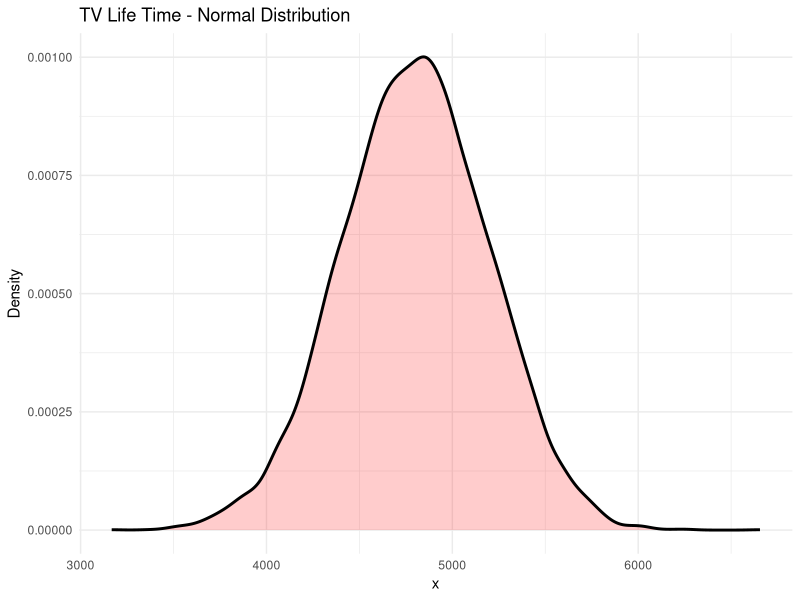

Recreate this plot in R. (Note: this script raises an error after producing the figure.)
library(ggplot2)
library(tidyverse)
library(RColorBrewer)

# Constants
less.than.value <- 4499 # Hours used x-intercept
mu <- 4800 # mean in Hour
sigma <- 400 # sigma
rnorm.axis <- mu * 2 # Number of values to be randomly generated 


# The lifetime of a particular type of TV follows a normal distribution with mean =
# 4800 hours and equal std =400 hours.
# (a) Find the probability that a single randomly-chosen TV will last 
# less than 4,500 hours. Use R to assist with your computations.
# (b) Find the probability that the mean lifetime of a random sample
# of 16 TVs is less than 4,500 hours. Use R to assist with your computations.
# (c) Compare answers from (a) and (b).

# probability of vectors
# (a) Find the probability that a single randomly-chosen TV will last 
# less than 4,500 hours. Use R to assist with your computations.
# So the probability (success) of a TV lasting less than 4,500 hours is;
# https://www.theanalysisfactor.com/understanding-odds-and-probability/
p.aTV <- pnorm(less.than.value, mu, sigma) # Success
p.aTV


# Create random vectors of a normal distribution using mean, standard deviation 
# and x end and assign to variable named TV_Life_Time
# and then convert to a data.frame for use with ggplot
TV <- data.frame(x = rnorm(rnorm.axis, mu, sigma), y=rnorm(rnorm.axis, mu, sigma))

# Add to ggplot clustering
nClusters <- 7  # Cluster it
kMeans <- kmeans(TV, centers = nClusters)
TV$Cluster <- as.factor(kMeans$cluster)
plot <- ggplot(TV, aes(x=x, y=y)) +
               stat_density2d(aes(fill = Cluster, colour = Cluster,
                   alpha = ..level..),
               geom = "polygon")

# Creat a plot that shows where less than 4,500 sits on a 
# normal distribution
plotTV <- ggplot(TV, aes(x=x)) + 
  geom_density(alpha= 0.2, fill='red', size=1) +
  labs(title=('TV Life Time - Normal Distribution')) +
  #scale_x_continuous(
   # breaks = c(4, 4.5, mean.scaled, 5, 5.5, 6),
    #labels = c('4000', '4500', 'Mean', '5000','5500', '6000'),
    #name = "TV Life Time (Hours)") +
  scale_y_continuous(name = 'Density') + #, labels = scales::percent_format()) +
  theme_minimal()
plotTV 
# vertical line spliting the area of the normal distribution
# at which the probability become 1 - p
plotTV + geom_vline(xintercept = less.than.value.scaled)

#  geom_text(aes(y=1,label=aTV)) +


###

###
### https://stackoverflow.com/questions/3494593/shading-a-kernel-density-plot-between-two-points
###


# function that approximates the density at the provided values
approxdens <- function(x) {
  dens <- density(x)
  f <- with(dens, approxfun(x, y))
  f(x)
}

probsl <- c(0.00, p.aTV) # lower
#probsu <- c(0.885, 1.00) # upper
#probch <- c(aTV, p.bTV) # change from lower

TV2 <- TV %>%
  mutate(dy = approxdens(x),                         # calculate density
         p = percent_rank(x),                        # percentile rank 
         pcatl = as.factor(cut(p, breaks = probsl,   # percentile category 
                              include.lowest = TRUE))) #based on probs
         #pcatch = as.factor(cut(p, breaks = probch,  # percentile category 
         #                    include.lowest = TRUE))) # based on probs


# lower tail geom_ribbon 
ggplot(TV2 , aes(x, dy)) +
  geom_ribbon(aes(ymin = 0, ymax = dy, fill = pcatl)) +
  geom_line() +
  labs(title=('TV Life Time - Normal Distribution')) +
  scale_x_continuous(
    breaks = c(4000, less.than.value, mu, 5000, 5500, 6000),
    labels = c('4000', less.than.value, 'Mean', '5000','5500', '6000'),
    name = "TV Life Time (Hours)") +
  scale_y_continuous(name = 'Density') +
  scale_fill_brewer(palette = 4, guide = 'none') +
  theme_bw()

###

###

###

# Central limit theorum 
# n = 16
# Sampling distribution of the sample mean, we have the population mean 4800
# Sample Error of the mean
# trial histogram first
# (b) Find the probability that the mean lifetime of a random sample
# of 16 TVs is less than 4,500 hours. Use R to assist with your computations.

# Take a random sample of 16 TV's from a sample distribution of the sample mean
# equal to the population mean then find the mean of this subset.

# find standard error of the bTV
# if multiple samples were take then
# the standard error of bTV could be done
bTV <- sample(TV$x, 16, replace=FALSE)

# Find the probability of the sample distribution of the sample mean for n= 16
# using the 16 sampled TV's and samples standard deviation and mean
sd.bTV <- sd(bTV)
mean.bTV <- mean(bTV)
# mean 4800
# sd 400
se <- std/sqrt(1)
z <- (4500-4800)/se
pnorm(z)

SE <- std/sqrt(16)
Z <- (4500- 4800)/SE
pnorm(Z)

p.bTV <- pnorm(less.than.value, meanbTV, sd.bTV, lower.tail = TRUE)

pbinom(1, 16, p.bTV)

probsl <- c(0.00, p.aTV) # lower
#probsu <- c(0.885, 1.00) # upper
probch <- c(p.aTV, p.bTV)

TV2 <- TV %>%
  mutate(dy = approxdens(x),                         # calculate density
         p = percent_rank(x),                        # percentile rank 
         pcatl = as.factor(cut(p, breaks = probsl,   # percentile category lower 
                               include.lowest = TRUE)), #based on probs
         pcatch = as.factor(cut(p, breaks = probch,  # percentile category change
                                include.lowest = TRUE))) # based on probs


# pcatl lower tail geom_ribbon
# pcatch deviation from probability of population based on sample 16
ggplot(TV2 , aes(x, dy)) +
  geom_ribbon(aes(ymin = 0, ymax = dy, fill = pcatl)) +
  geom_ribbon(aes(ymin = 0, ymax = dy, fill = pcatch)) +
  geom_line() +
  labs(title=('TV Life Time - Normal Distribution')) +
  scale_x_continuous(
    breaks = c(4000, less.than.value, mu, 5000, 5500, 6000),
    labels = c('4000', less.than.value, 'Mean', '5000','5500', '6000'),
    name = "TV Life Time (Hours)") +
  scale_y_continuous(name = 'Density') +
  scale_fill_brewer(palette = 4, guide = 'none') +
  theme_bw()


# Beta endorphins are morphine like substances produced by the body. 
# They create a sense of well-being. It has been proposed that Beta 
# endorphins increase with exercise. Test this hypothesis using the 
# data in beta.csv which has Beta endorphin levels for 10 people 
# measured for each person pre- and post exercise. Using this sample, 
# test if Beta endorphins increase with exercise. Adopt a 5% risk of 
# committing a type I error.
# 1. Enter the data into R.
# 2. Perform some exploratory data analysis procedures.
# 3. Perform an appropriate significance test.
# 4. State any assumptions needed to support the validity of the procedure and where possible comment on the adequacy of these assumptions.
# 5. If you were conducting this experiment, what would you try to do to minimise confounding?
#    Hint: use R to assist your calculations.